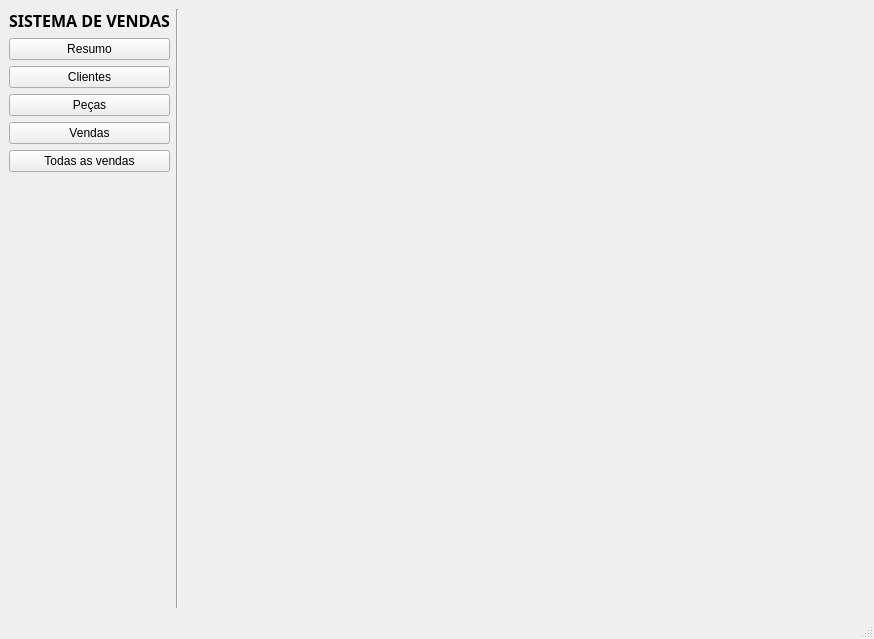
<?xml version="1.0" encoding="UTF-8"?>
<ui version="4.0">
 <class>MainWindow</class>
 <widget class="QMainWindow" name="MainWindow">
  <property name="geometry">
   <rect>
    <x>0</x>
    <y>0</y>
    <width>874</width>
    <height>639</height>
   </rect>
  </property>
  <property name="windowTitle">
   <string>Sistema de Vendas</string>
  </property>
  <property name="styleSheet">
   <string notr="true"/>
  </property>
  <widget class="QWidget" name="centralwidget">
   <layout class="QHBoxLayout" name="horizontalLayout">
    <item>
     <layout class="QGridLayout" name="gridLayout">
      <item row="2" column="0">
       <widget class="QPushButton" name="clientes_btn">
        <property name="text">
         <string>Clientes</string>
        </property>
        <property name="icon">
         <iconset>
          <normaloff>../Icons/icons8-customer-24.png</normaloff>../Icons/icons8-customer-24.png</iconset>
        </property>
       </widget>
      </item>
      <item row="3" column="0">
       <widget class="QPushButton" name="pecas_btn">
        <property name="text">
         <string>Peças</string>
        </property>
        <property name="icon">
         <iconset>
          <normaloff>../Icons/icons8-support-24.png</normaloff>../Icons/icons8-support-24.png</iconset>
        </property>
       </widget>
      </item>
      <item row="4" column="0">
       <widget class="QPushButton" name="vendas_btn">
        <property name="text">
         <string>Vendas</string>
        </property>
       </widget>
      </item>
      <item row="6" column="0">
       <spacer name="verticalSpacer">
        <property name="orientation">
         <enum>Qt::Vertical</enum>
        </property>
        <property name="sizeHint" stdset="0">
         <size>
          <width>20</width>
          <height>438</height>
         </size>
        </property>
       </spacer>
      </item>
      <item row="1" column="0">
       <widget class="QPushButton" name="resumo_btn">
        <property name="text">
         <string>Resumo</string>
        </property>
        <property name="icon">
         <iconset>
          <normaloff>../Icons/icons8-home-page-24.png</normaloff>../Icons/icons8-home-page-24.png</iconset>
        </property>
       </widget>
      </item>
      <item row="0" column="0">
       <widget class="QLabel" name="label">
        <property name="font">
         <font>
          <family>Arial Black</family>
          <pointsize>12</pointsize>
          <weight>75</weight>
          <bold>true</bold>
         </font>
        </property>
        <property name="text">
         <string>SISTEMA DE VENDAS</string>
        </property>
       </widget>
      </item>
      <item row="5" column="0">
       <widget class="QPushButton" name="pushButton">
        <property name="text">
         <string>Todas as vendas</string>
        </property>
       </widget>
      </item>
     </layout>
    </item>
    <item>
     <widget class="Line" name="line_5">
      <property name="orientation">
       <enum>Qt::Vertical</enum>
      </property>
     </widget>
    </item>
    <item>
     <widget class="QStackedWidget" name="painel_principal"/>
    </item>
   </layout>
  </widget>
  <widget class="QMenuBar" name="menubar">
   <property name="geometry">
    <rect>
     <x>0</x>
     <y>0</y>
     <width>874</width>
     <height>21</height>
    </rect>
   </property>
  </widget>
  <widget class="QStatusBar" name="statusbar"/>
 </widget>
 <resources/>
 <connections/>
</ui>
